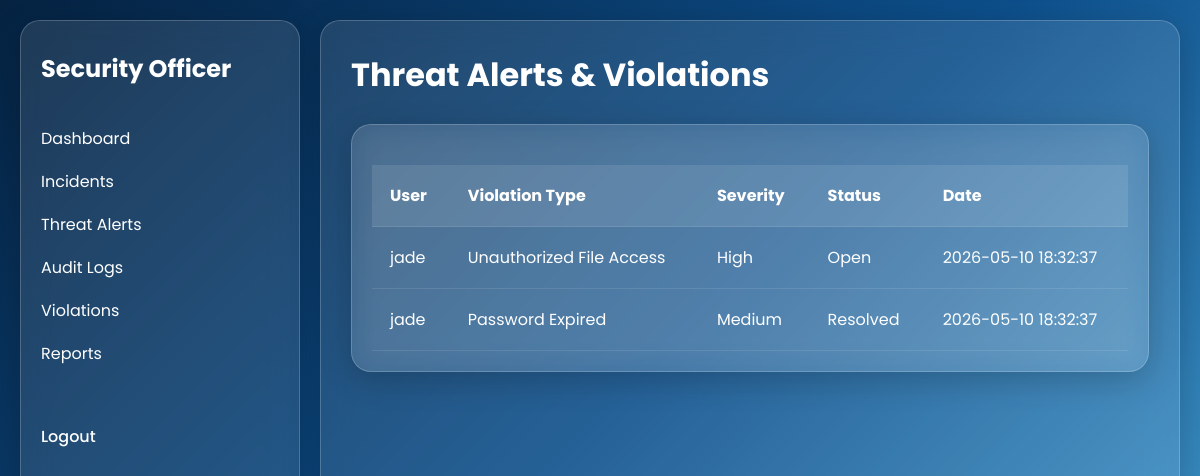
Screenshot of /security/violations.php (signed in) with the database file from the repository.
### tables this page shows
CREATE TABLE `violations` (
  `id` int(11) NOT NULL,
  `user_id` int(11) DEFAULT NULL,
  `violation_type` varchar(255) DEFAULT NULL,
  `severity` enum('Low','Medium','High') DEFAULT NULL,
  `status` enum('Open','Resolved') DEFAULT 'Open',
  `created_at` timestamp NOT NULL DEFAULT current_timestamp()
);

CREATE TABLE `users` (
  `id` int(11) NOT NULL,
  `fullname` varchar(100) DEFAULT NULL,
  `email` varchar(100) DEFAULT NULL,
  `password` varchar(255) DEFAULT NULL,
  `role` enum('admin','security','employee') NOT NULL,
  `violation_count` int(11) DEFAULT 0,
  `is_locked` tinyint(1) DEFAULT 0
);

### security/violations.php (the view, shortened to what this page needs)
<?php
include(__DIR__ . '/../config/connect.php');
?>
<!DOCTYPE html>
<html>
<head>
    <link rel="stylesheet" href="../css/style.css">
</head>
<body>
    <div class="container dashboard">
        <?php include(__DIR__ . '/../includes/security-sidebar.php'); ?>
        <div class="main-content glass">
            <h1>Threat Alerts & Violations</h1>
            <div class="glass" style="padding:20px;margin-top:20px;">
                <div class="table-container">
                    <table>
                        <tr>
                            <th>User</th>
                            <th>Violation Type</th>
                            <th>Severity</th>
                            <th>Status</th>
                            <th>Date</th>
                        </tr>
                        <?php
                        $query = mysqli_query($conn, "
                    SELECT violations.*, users.fullname
                    FROM violations
                    INNER JOIN users ON violations.user_id = users.id
                    ORDER BY created_at DESC
                ");
                        while ($v = mysqli_fetch_assoc($query)) {
                            if ($v['severity'] == "High") {
                                $severityClass = "badge-high";
                            } elseif ($v['severity'] == "Medium") {
                                $severityClass = "badge-medium";
                            } else {
                                $severityClass = "badge-low";
                            }
                            if ($v['status'] == "Open") {
                                $statusClass = "badge-high";
                            } else {
                                $statusClass = "badge-low";
                            }
                        ?>
                            <tr>
                                <td><?php echo $v['fullname']; ?></td>
                                <td><?php echo $v['violation_type']; ?></td>
                                <td>
                                    <span class="badge <?php echo $severityClass; ?>">
                                        <?php echo $v['severity']; ?>
                                    </span>
                                </td>
                                <td>
                                    <span class="badge <?php echo $statusClass; ?>">
                                        <?php echo $v['status']; ?>
                                    </span>
                                </td>
                                <td>
                                    <?php echo $v['created_at']; ?>
                                </td>
                            </tr>
                        <?php } ?>
                    </table>
                </div>
            </div>
        </div>
    </div>
</body>
</html>

### css/style.css (style rules this page uses)
* { margin:0; padding:0; box-sizing:border-box; font-family:'Poppins', sans-serif; }
body { min-height:100vh; width:100%; background:linear-gradient(135deg,#052241,#0d4f8b,#4da8da); background-size:cover; background-position:center; display:flex; justify-content:center; align-items:center; overflow-x:hidden; color:white; padding:20px; }
.container { width:100%; min-height:100vh; display:flex; }
.glass { background:rgba(255,255,255,0.10); border-radius:20px; border:1px solid rgba(255,255,255,0.2); backdrop-filter:blur(15px); -webkit-backdrop-filter:blur(15px); box-shadow:0 8px 32px rgba(0,0,0,0.2); }
.dashboard { width:100%; min-height:100vh; display:flex; gap:20px; }
.main-content { flex:1; min-height:calc(100vh - 40px); padding:30px; overflow:auto; }
.main-content h1 { margin-bottom:25px; font-size:32px; }
.table-container { width:100%; overflow-x:auto; margin-top:20px; }
.table-container table { width:100%; border-collapse:collapse; }
.table-container th { background:rgba(255,255,255,0.1); }
.table-container th, .table-container td { padding:18px; text-align:left; }
.table-container tr { border-bottom:1px solid rgba(255,255,255,0.1); }

### rows the page displays
violations: user.fullname "jade", violation_type "Unauthorized File Access", severity "High", status "Open", created_at "2026-05-10 18:32:37"
violations: user.fullname "jade", violation_type "Password Expired", severity "Medium", status "Resolved", created_at "2026-05-10 18:32:37"
